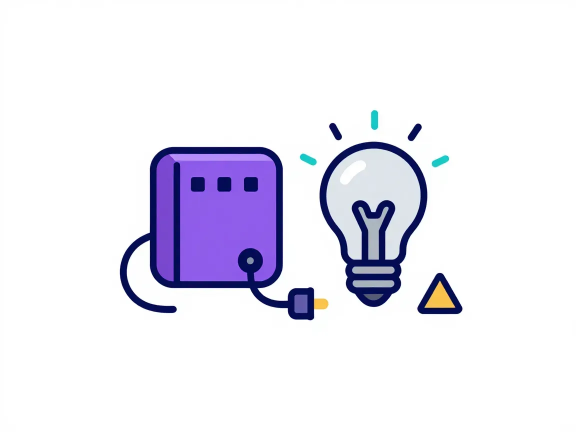
#> input picture assets/brand/empty-device-offline.png, 1152 x 864 px, given in place of logo-light.png, which was not available (shown at 1/2 size); the run also reads 1 picture not shown here
$ python build-web-assets.py
#> lines starting #> are read from the running program, lines starting #| are printed output that depends on the picture; after the words box and inside, x2 and y2 are one past the last pixel; in counts of white or black regions, pixels touching at a corner belong together; pictures that were not available may be replaced by others from this repository, and a replacement may not be noted
"""Bangun aset web (apps/web/public/brand) dari sumber di assets/brand.

Jalankan dari root repo: python3 assets/brand/build-web-assets.py  (butuh Pillow)
"""
from pathlib import Path

from PIL import Image, ImageDraw, ImageFilter

SRC = Path(__file__).resolve().parent
ROOT = SRC.parent.parent
PUB = ROOT / 'apps/web/public'
OUT = PUB / 'brand'
OUT.mkdir(parents=True, exist_ok=True)


def remove_bg(img: Image.Image, tol: int = 40, band: int = 3) -> Image.Image:
    """Hapus latar polos yang tersambung ke tepi gambar; tepi dihaluskan dengan un-mix warna latar."""
#> called with tol = 40, band = 3
    if img.mode == 'RGBA' and img.getchannel('A').getextrema()[0] < 255:
        return img.crop(img.getchannel('A').point(lambda a: 255 if a > 24 else 0).getbbox())  # sumber sudah transparan
    img = img.convert('RGB')
#> img is the input picture: PIL image 1152x864 RGB; mean R, G, B 234.6, 232.8, 243.6
    w, h = img.size
#> w = 1152; h = 864
    bg = img.getpixel((2, 2))
#> bg = (254, 254, 254)
    # Mask latar: flood fill dari keempat sudut pada salinan gambar.
    probe = img.copy()
    marker = (255, 0, 255) if bg != (255, 0, 255) else (0, 255, 0)
#> marker = (255, 0, 255)
    for xy in [(0, 0), (w - 1, 0), (0, h - 1), (w - 1, h - 1)]:
        if probe.getpixel(xy) != marker:
            ImageDraw.floodfill(probe, xy, marker, thresh=tol)
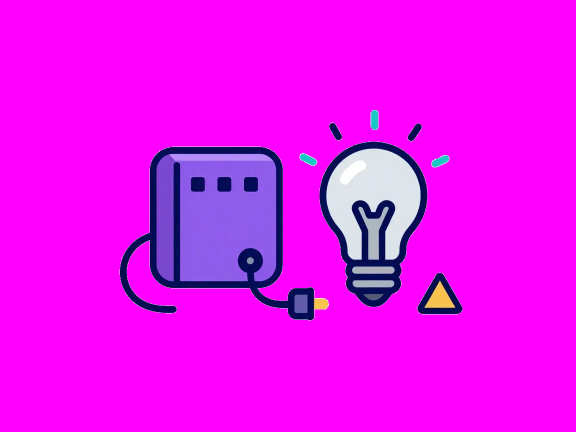
#> probe: PIL image 1152x864 RGB (shown at 1/2 size); mean R, G, B 234.8, 13.6, 243.7
    mask = Image.new('L', (w, h), 0)
#> mask: PIL image 1152x864 L; every value is 0
    mp, pp = mask.load(), probe.load()
    for y in range(h):
        for x in range(w):
            if pp[x, y] == marker:
                mp[x, y] = 255
    # Pita tepi: piksel non-latar dekat latar → alpha parsial.
    near = mask.filter(ImageFilter.MaxFilter(band * 2 + 1))
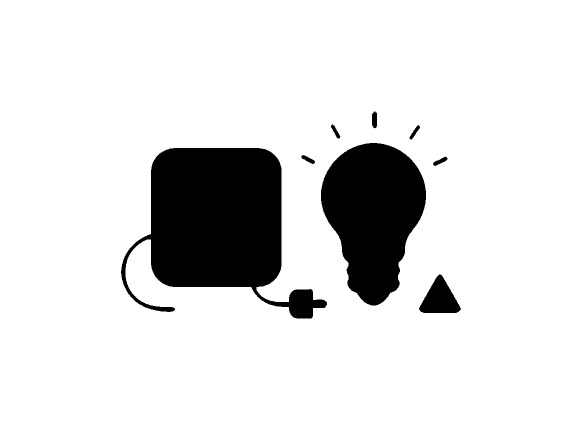
#> near: PIL image 1152x864 L (shown at 1/2 size); 87.2% white; 8 black regions, largest, box (x1, y1, x2, y2) and area: (242, 296, 654, 637) 76060, (642, 286, 852, 611) 46011, (838, 549, 922, 626) 3786
    rgba = img.convert('RGBA')
    px, nm = rgba.load(), near.load()
    ref = 140.0
    for y in range(h):
        for x in range(w):
            if mp[x, y]:
                px[x, y] = (0, 0, 0, 0)
            elif nm[x, y]:
                r, g, b, _ = px[x, y]
                d = max(abs(r - bg[0]), abs(g - bg[1]), abs(b - bg[2]))
                a = min(1.0, d / ref)
                if a <= 0.02:
                    px[x, y] = (0, 0, 0, 0)
                    continue
                un = [round(bg[i] + (c - bg[i]) / a) for i, c in enumerate((r, g, b))]
                px[x, y] = (*[max(0, min(255, v)) for v in un], round(a * 255))
    return rgba.crop(rgba.getbbox())


def fit_height(img: Image.Image, h: int) -> Image.Image:
#> called with h = 160
    return img.resize((round(img.width * h / img.height), h), Image.LANCZOS)
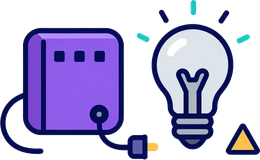
#> returned value: PIL image 260x160 RGBA; mean R, G, B, A 56.7, 50.9, 90.4, 121.7; transparent parts drawn white


def fit_width(img: Image.Image, w: int) -> Image.Image:
    return img.resize((w, round(img.height * w / img.width)), Image.LANCZOS)


# Logo horizontal terang & gelap (tinggi 2x untuk layar retina).
for name in ('logo-light', 'logo-dark'):
    fit_height(remove_bg(Image.open(SRC / f'{name}.png')), 160).save(OUT / f'{name}.png', optimize=True)
#> pass 2 of the loop `for name in ('logo-light', 'logo-dark'):`:
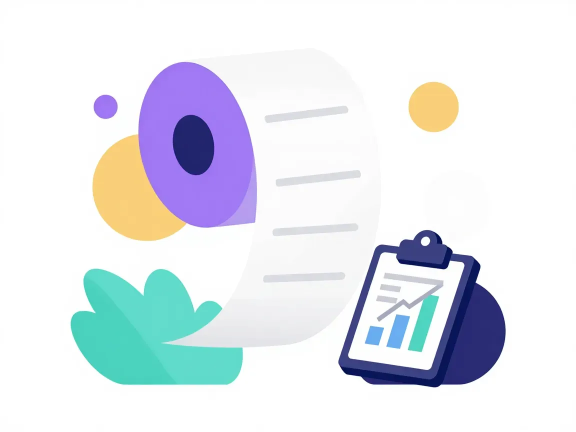
#> input picture assets/brand/empty-transactions.png, 1152 x 864 px, given in place of logo-dark.png, which was not available (shown at 1/2 size)
#> in remove_bg, img is the input picture: PIL image 1152x864 RGB; mean R, G, B 227.2, 231.7, 238.3
#> after the loop in remove_bg (call 2), `for xy in [(0, 0), (w - 1, 0), (0, h - 1), (w - 1, h - 1)]:`:
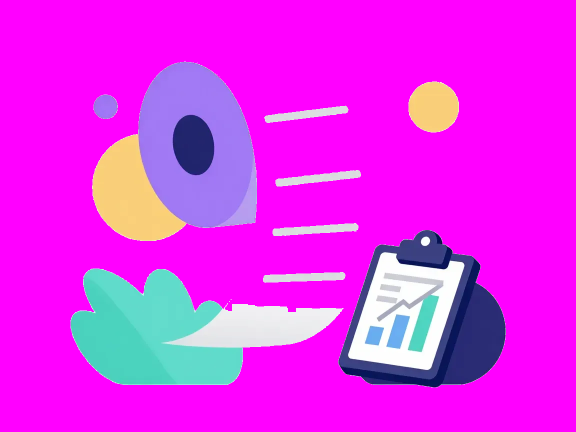
#> probe: PIL image 1152x864 RGB (shown at 1/2 size); mean R, G, B 228, 43.1, 239.1
#> near: PIL image 1152x864 L; 76.3% white; 9 black regions, largest, box (x1, y1, x2, y2) and area: (187, 127, 511, 479) 80073, (680, 463, 1009, 772) 72575, (144, 540, 680, 767) 69460
#> in fit_height (call 2), `return img.resize((round(img.width * h / img.height), h), Image.LANCZOS)`:
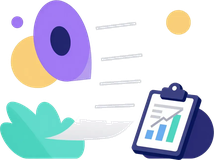
#> returned value: PIL image 214x160 RGBA; mean R, G, B, A 73.2, 81.6, 93.9, 111.6; transparent parts drawn white

# Ikon aplikasi: sudut di luar rounded-square jadi transparan.
icon = remove_bg(Image.open(SRC / 'app-icon.png'), tol=30, band=2)
#> call 3 of remove_bg, with tol = 30, band = 2
#> after the loop in remove_bg (call 3), `for xy in [(0, 0), (w - 1, 0), (0, h - 1), (w - 1, h - 1)]:`:
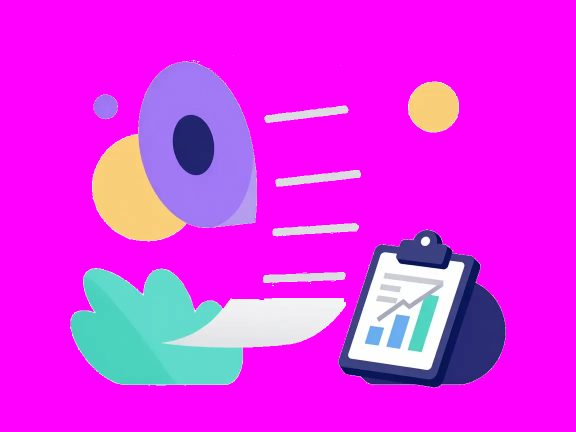
#> probe: PIL image 1152x864 RGB (shown at 1/2 size); mean R, G, B 227.9, 44.4, 239
#> in remove_bg (call 3), `near = mask.filter(ImageFilter.MaxFilter(band * 2 + 1))`: near: PIL image 1152x864 L; 75.1% white; 9 black regions, largest, box (x1, y1, x2, y2) and area: (186, 125, 512, 481) 81647, (143, 538, 690, 769) 75726, (678, 462, 1010, 773) 73957
#> in remove_bg (call 3), `return rgba.crop(rgba.getbbox())`:
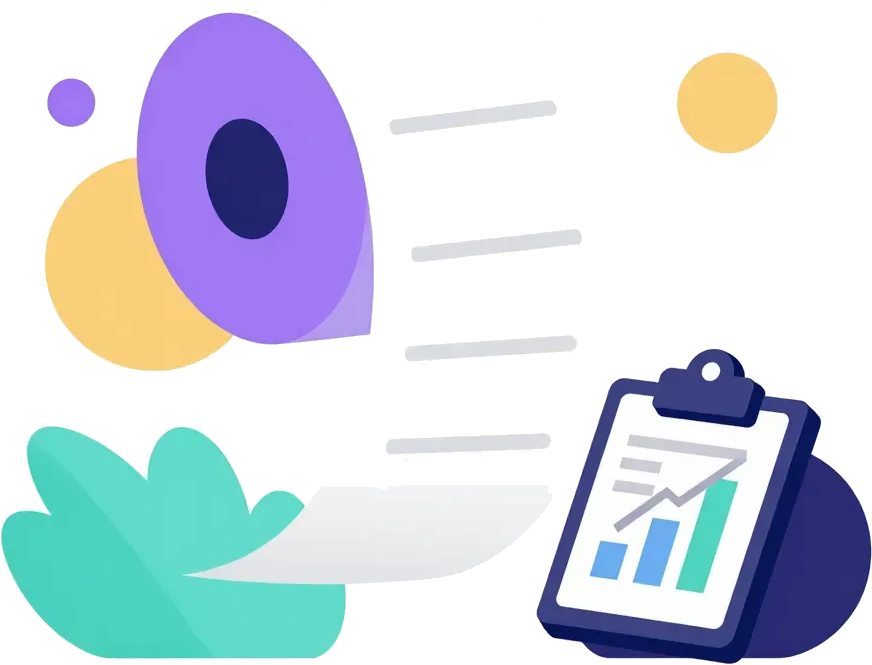
#> returned value: PIL image 872x665 RGBA; mean R, G, B, A 67.2, 75.1, 86.5, 112.2; transparent parts drawn white
side = max(icon.size)
#> side = 872
sq = Image.new('RGBA', (side, side), (0, 0, 0, 0))
#> sq: PIL image 872x872 RGBA; every value is 0
sq.paste(icon, ((side - icon.width) // 2, (side - icon.height) // 2))
for s in (16, 32, 48, 64, 192, 512):
    sq.resize((s, s), Image.LANCZOS).save(OUT / f'icon-{s}.png', optimize=True)
# apple-touch-icon tanpa transparansi (iOS mengisi hitam), latar violet.
apple = Image.new('RGB', (side, side), (124, 58, 237))
apple.paste(sq, (0, 0), sq)
apple.resize((180, 180), Image.LANCZOS).save(OUT / 'apple-touch-icon.png', optimize=True)
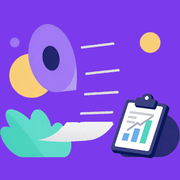
#> saved as apple-touch-icon.png: PIL image 180x180 RGB; mean R, G, B 132.5, 94.5, 222.1
sq.resize((64, 64), Image.LANCZOS).save(PUB / 'favicon.ico', sizes=[(16, 16), (32, 32), (48, 48), (64, 64)])
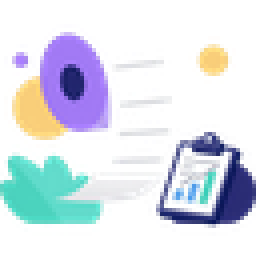
#> saved as favicon.ico: PIL image 64x64 RGBA (shown 4 times larger); mean R, G, B, A 74.7, 82.3, 92.6, 85.9; transparent parts drawn white

# Ikon jenis unit.
for name in ('icon-billiard', 'icon-playstation'):
#> (the run stopped early here; a loop or call above may not have finished)
